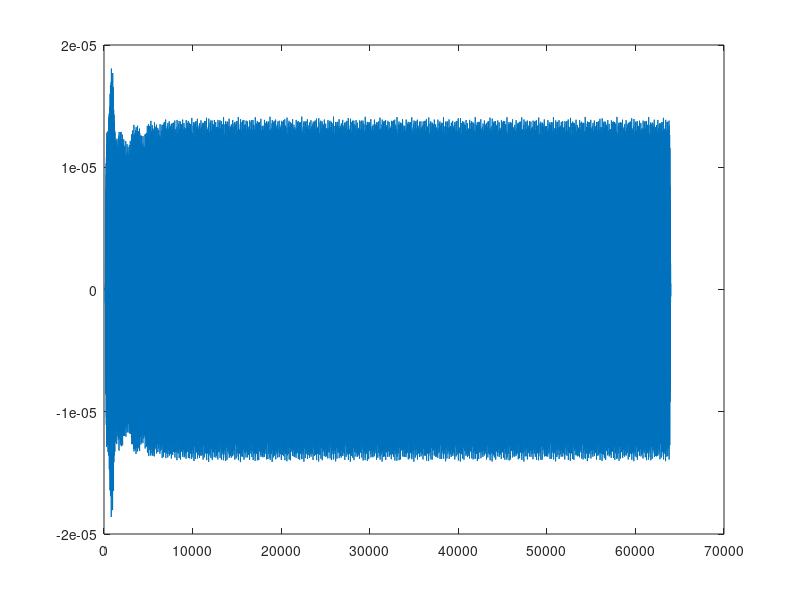
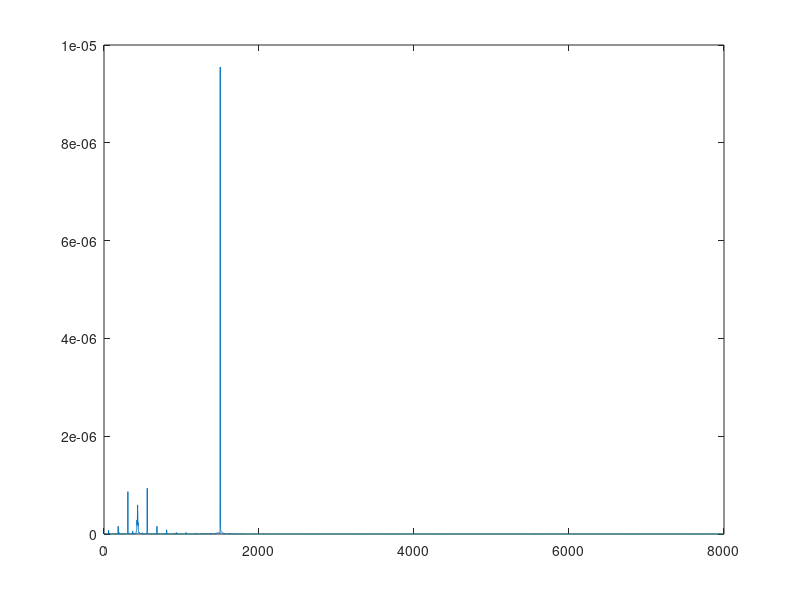

These figures' MATLAB source, in order:
clear all; close all; 

% % Import audio files
% [s,Fs1] = audioread('50_male_speech_english_ch10_orth_2Y.flac'); % s = source, Fs1 = sampling frequency
% [ns,Fs2] = audioread('44_soprano_ch17_orth_1Z.flac'); % ns = noise stationary, Fs2 = sampling frequency
% 
% % Truncate one of the files so they have equivalent lengths
% if (length(s) > length(ns)) s = s(1:length(s));
% elseif (length(s) < length(ns)) ns = ns(1:length(s));
% end
Fs1 = 16e3; 
s = 0.01*sin(2*pi*1.5e3*[0:1/Fs1:4]');
ns = 0.01*sin(2*pi*433*[0:1/Fs1:4]');


% STFT
K = 2^8; % Window length ~ 11 ms @ 48 kHz. How long is too long? 
w = sqrt(0.5*(1-cos((2*pi*[1:K]')/(K-1)))); % Sqrt hann window for stft
L = floor(length(s(:,1))/(K/2)) -1; % The number of windows used across the full length of the input signal

% Calculate the stft of the source and the stationary intereferer
for l = 1:L
    S(:,l) = fft(s(0.5*K*(l-1)+1 : 0.5*K*(l+1)) .* w ); 
    NS(:,l) = fft(ns(0.5*K*(l-1)+1 : 0.5*K*(l+1)) .* w ); 
end

% Initialize vars
sDur = length(s(:,1))/Fs1; % sDur = source duration in seconds
sLen = length(s(:,1)); % N = number of samples in (truncated) source .wav files
velSnd = 334; % The velocity of sound in air (ms^-1)
M = 4; % The number of sensors
sTau = 0; % Delay between mics for s
A = exp(-j*2*pi*sTau*[1:M]'*(ones(K,1)./[1:K]')'); % A is meant to be my freq domain ATF, made of delays/phase shifts only
% A = exp(-j*2*pi*sTau*[0:M-1]/K);


% Phase shift the noise to locate in a different spatial region
NS4 = NS; NS4(:,:,2) = NS; NS4(:,:,3) = NS; NS4(:,:,4) = NS; 
nTau = 100e-3; % Delay between mics for n
for m = 1:M
    for l = 1:L
        Z(:,l,m) = S(:,l) + (exp(-j*2*pi*nTau*(m-1)*[1:K]') .* NS(:,l)); % Z is the freq domain input to the bf
    end
end

%%%%%%%%%%%%%%%%%%%%%%%%%%%%%%%%%%%%%%%%%%%%%%%%%%%%%%%%%%%%%%%%%%%%%%%%%%
% Frequency domain BF

% Precompute simplifications based on A (assumed delay only ATF)
P = eye(4,4) - A*A'/(norm(A)^2);
F = A'/(norm(A)^2);
W = F; % Initialize weight vector
mu = 0.5; % Arbtrary, smaller is slower? 

% Iterate over time and improve W as you go
for l = 2:L
    for m = 1:M 
        ZW = Z(:,l,m).*W(:,m); % Component-wise multiply each freq domain input bin with its filter weight
    end
    Y(:,l) = sum(ZW,3);
    
    % Update weights
    for k = 1:K
        W(k,:) = P * (W(k,:)-mu*squeeze(Z(k,l,:))'*conj(Y(k,l)))' + F(k,:)';
    end
end

% istft using overlap add to get bf output y(t)
% Take ifft of each block
yBlocks = ifft(Y);
y = zeros(length(s(:,1)),1); % Initialize y, length is same as original signals

% Now overlap add each block 
for l = 1: L
    y(0.5*K*(l-1)+1 : 0.5*K*(l+1)) = y(0.5*K*(l-1)+1 : 0.5*K*(l+1)) + yBlocks(:,l).*w;
end

plot(real(y))
YY = fft(y);
YY = abs(YY/length(y));
YY = YY(1:length(y)/2+1);
YY(2:end-1) = 2 * YY(2:end-1);
f = [0:2*(Fs1/2)/length(y):Fs1/2];
figure; plot(f,YY)
